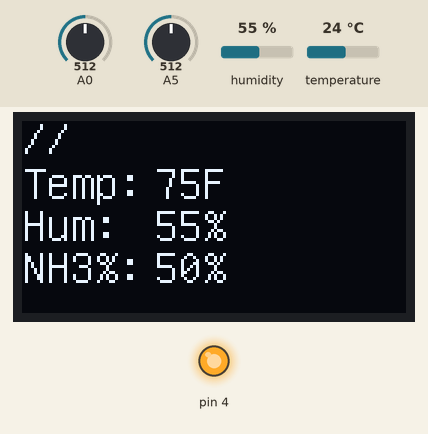
This sketch was run on a simulated Arduino Uno, built with avr-gcc and run on an emulated ATmega328P. Shown: 128×64 one-colour display, output pins drawn as LEDs (lit = HIGH). The test bench sets the inputs (shaded band); at power-on: A0 = 512, humidity 55 %, A5 = 512, temperature 24 °C. What the sketch prints to the serial monitor is not drawn.

Above: at 6.1 s.
6.2 s: A0 set to 214
12.6 s: A0 set to 189
At 17.4 s:
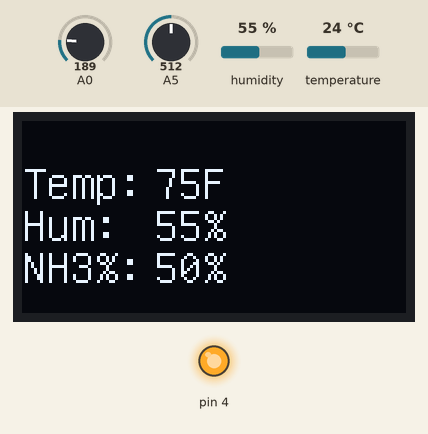
19.0 s: humidity set to 22 %
At 22.0 s:
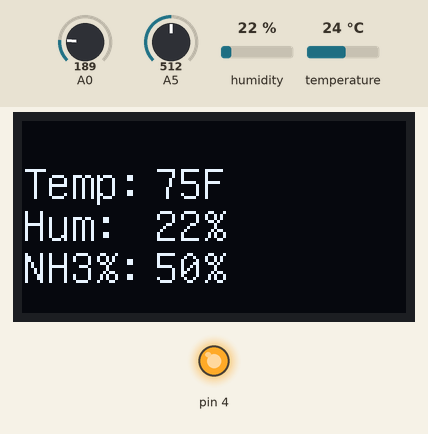
25.4 s: A5 set to 716
At 27.7 s:
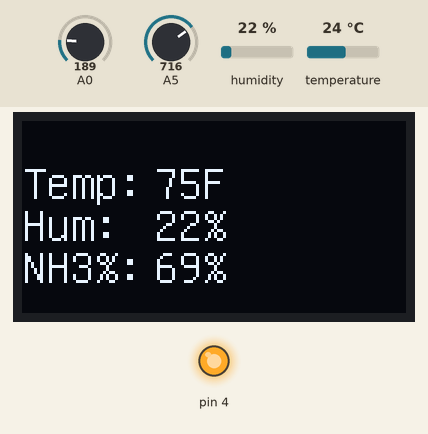
31.8 s: temperature set to 12 °C
At 33.5 s:
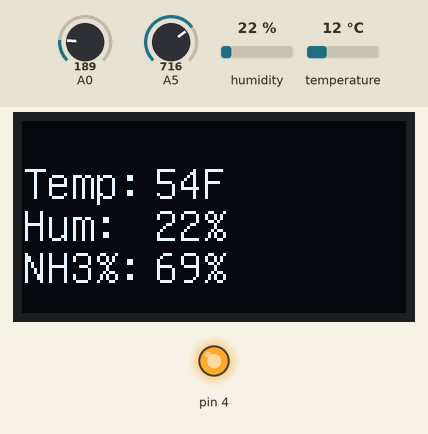
38.2 s: A5 set to 992
At 44.0 s:
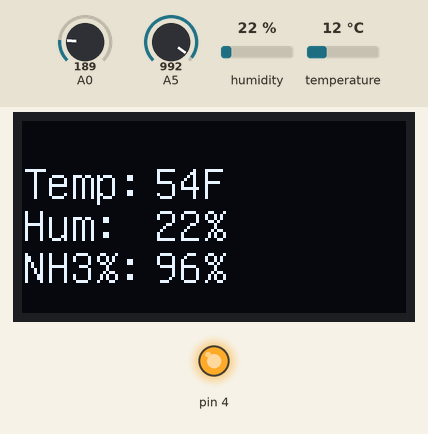
Timing chart, 0 to 45.5 s (numbered marks = the images above; inputs shaded):
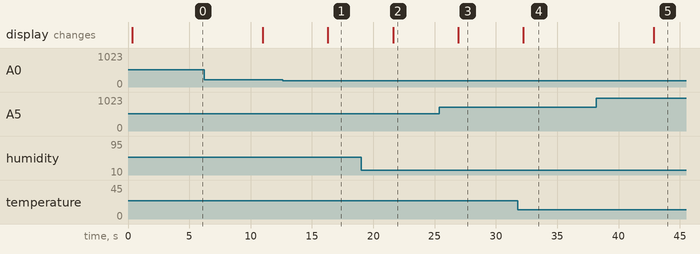

The sketch:

dht11-ssd1306-4spi-modified-w-light_nh3.ino
```cpp
#include "U8glib.h"
#include "dht.h"

#define DHT11_PIN 7

dht DHT;

U8GLIB_SH1106_128X64 u8g(13, 11, 10, 9, 8);  // D0=13, D1=11, CS=10, DC=9, Reset=8

String lightmeter;
String NH3p;


void draw(void) {

  u8g.setFont(u8g_font_unifont);  // select font
  u8g.drawStr(0, 26, "Temp: ");  // put string of display at position X, Y
  u8g.drawStr(0, 40, "Hum: ");
  u8g.setPrintPos(44, 26);  // set position
  u8g.print(((DHT.temperature)*1.8+32), 0);  // display temperature from DHT11
  u8g.drawStr(60, 26, "F ");
  u8g.setPrintPos(44, 40);
  u8g.print(DHT.humidity, 0);  // display humidity from DHT11
  u8g.drawStr(60, 40, "% ");
  u8g.setPrintPos(0, 11); // draws a bar-graph-style light meter at top
  u8g.print(lightmeter);
  u8g.drawStr(0, 54, "NH3%: ");
  u8g.setPrintPos(44, 54);
  u8g.print(NH3p); // displays Ammonia gas "percentage" (not really to scale)
  u8g.drawStr(60, 54, "% ");
}

void setup(void) {
   Serial.begin(9600);
   //5v thru D4
   pinMode(4, OUTPUT);
   digitalWrite(4, HIGH);
}

void loop(void) {
 int chk = DHT.read11(DHT11_PIN);  // Read ll on DHT11
   //ocode below prints out humidity and temp to serial
  Serial.print("Temperature = ");
  Serial.println((DHT.temperature)*1.8+32);//convert to Farenheit
  Serial.print("Humidity = ");
  Serial.println(DHT.humidity);

  int lux;
  int luxp;
  lux=analogRead(0); //read analog pin 0 (light sensor output pin)
  luxp=(int(float(lux)/1024*100)); //convert it into a percent
  int luxb;
  luxb=(int(float(luxp/20))); //convert to a scale of 0..5
  Serial.print("Light% = "); // make serial output human-readable
  //Serial.print(luxb); // print the 0..5 value
  //Serial.print(", "); // a space
  Serial.println(luxp); // print light sensor value to serial
  lightmeter=String("");//zero this global variable each loop

  for (int i = 0; i<luxb; i++) {
    lightmeter=String(lightmeter + "/");
    };

  int nh3 = analogRead(A5); //read MQ137, plugged into A1
  int nh3p=(int(float(nh3)/1024*100)); //convert it into a percent
  Serial.print("NH3 % = "); // make serial output human-readable
  Serial.println(nh3p);
  NH3p=String(nh3p);


  u8g.firstPage();
  do {
    draw();
  } while( u8g.nextPage() );

  delay(5000);  // Delay of 5sec before accessing DHT11 (min - 2sec)
}
```

Measured:
- the behaviour switches between 205 and 204 on A0 (found by bisection; images 0 and 1)
- after the input at 12.6 s, the display: changes after 3.7 s (image 1)
- after the input at 19.0 s, the display: changes after 2.6 s (image 2)
- after the input at 25.4 s, the display: changes after 1.5 s (image 3)
- after the input at 31.8 s, the display: changes after 0.45 s (image 4)
- after the input at 38.2 s, the display: changes after 4.7 s (image 5)
